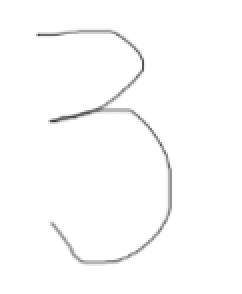
%> input picture matlab/3.png, 121 x 147 px (shown 2 times larger)
$ octave digitize.m   (GNU Octave 9; MATLAB toolbox functions it lacks are replaced by stand-ins)
%> lines starting %> are read from the running program, lines starting %| are printed output that depends on the picture
i = imread('3.png');
%> i is the input picture: size 147x121x3 uint8; mean R, G, B 252.1, 252.1, 252.1
%imshow(a);
%imcrop(a);
a = imcrop(i,[13.5 10.5 65 13]);
b = imcrop(i,[55.5 11.5 23 36]);
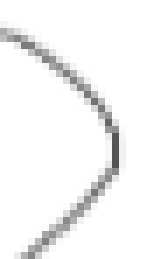
%> b: size 37x24x3 uint8 (shown 7 times larger); mean R, G, B 245.9, 245.9, 245.9
c = imcrop(i,[64.5 51.5 26 75]);
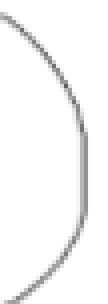
%> c: size 76x27x3 uint8 (shown 4 times larger); mean R, G, B 247.4, 247.4, 247.4
d = imcrop(i,[25.5 108.5 60 28]);
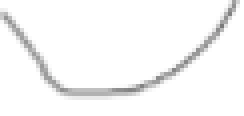
%> d: size 29x61x3 uint8 (shown 4 times larger); mean R, G, B 247.4, 247.4, 247.4
e = imcrop(i,[12.5 65.5 18 41]);
f = imcrop(i,[12.5 22.5 18 34]);
g = imcrop(i,[17.5 47.5 54 17]);

aa = mean(a);
bb = mean(b);
cc = mean(c);
dd = mean(d);
ee = mean(e);
ff = mean(f);
gg = mean(g);

am = (max(aa(:,:,2))-min(aa(:,:,2)));
%> am = 17.71
bm = (max(bb(:,:,2))-min(bb(:,:,2)));
%> bm = 30.73
cm = (max(cc(:,:,2))-min(cc(:,:,2)));
%> cm = 32.37
dm = (max(dd(:,:,2))-min(dd(:,:,2)));
%> dm = 14.41
em = (max(ee(:,:,2))-min(ee(:,:,2)));
%> em = 0
fm = (max(ff(:,:,2))-min(ff(:,:,2)));
%> fm = 0
gm = (max(gg(:,:,2))-min(gg(:,:,2)));
%> gm = 22.44

if(am>0)
    bia = 1;
else
    bia = 0;
end;
if(bm>0)
    bib = 1;
else
    bib = 0;
end;
if(cm>0)
    bic = 1;
else
    bic = 0;
end;
if(dm>0)
    bid = 1;
else
    bid = 0;
end;
if(em>0)
    bie = 1;
else
    bie = 0;
end;
if(fm>0)
    bif = 1;
else
    bif = 0;
end;
if(gm>0)
    big = 1;
else
    big = 0;
end;
arr = [bia,bib,bic,bid,big,bif,bie];
disp(arr);
